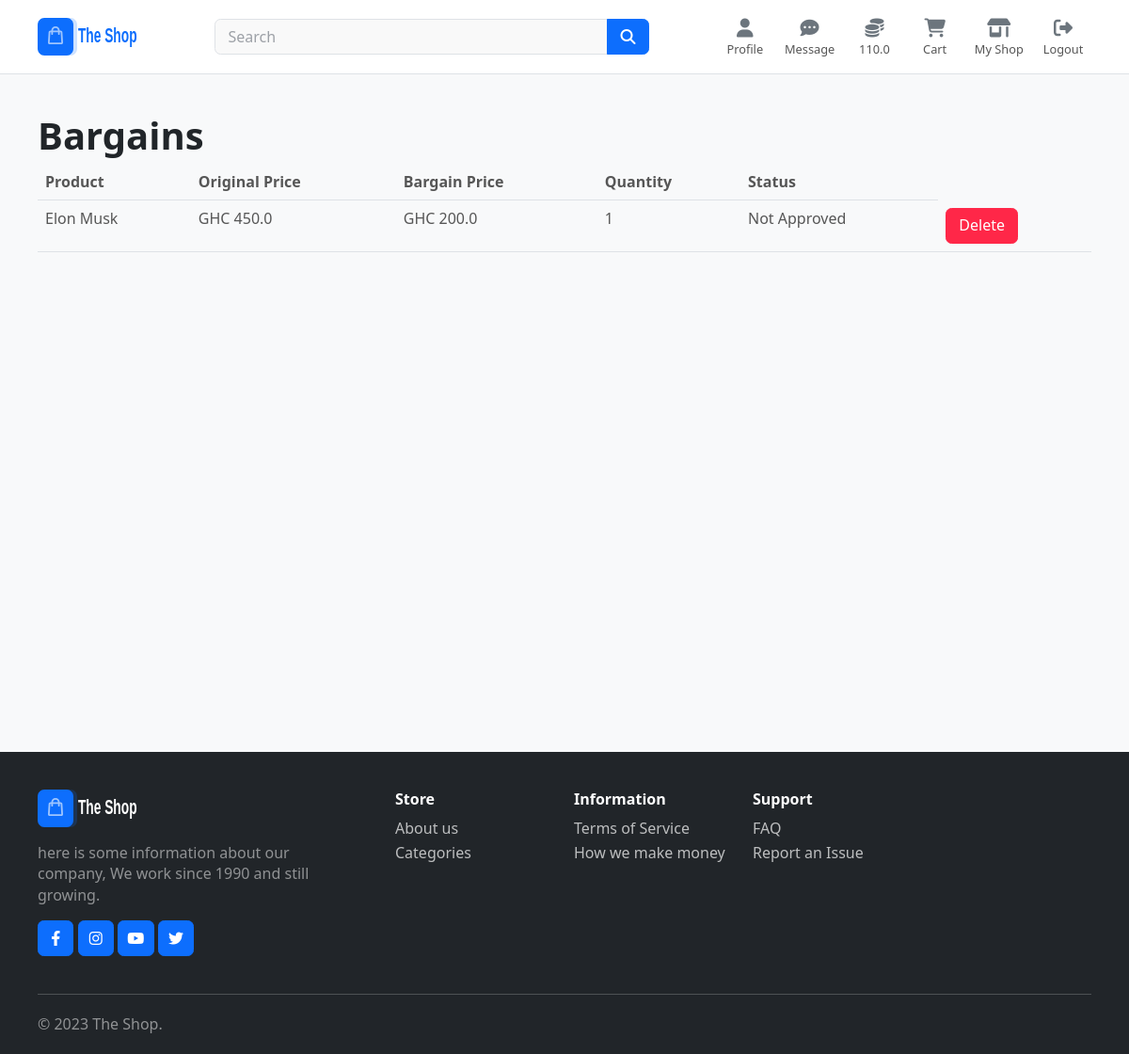
The page /bargains/ (signed in) on the database its author committed.
### accounts/models.py (models this page shows, shortened)
class CustomUser(AbstractUser):
    phone_regex = RegexValidator(regex=r'^(0)\d{9}$', message="Phone number must be entered in the format: '0540123466'.")
    min_length = MinLengthValidator(10, message="Phone number should be 10 digits")
    phone = models.CharField(validators=[phone_regex, min_length], max_length=10)
    wallet = models.IntegerField(default=0)
    address = models.CharField(max_length=500)
    referrer = models.CharField(max_length=100, default="No referrer")

### store/models.py (models this page shows)
class Bargain(models.Model):
    user = models.ForeignKey('accounts.CustomUser', on_delete=models.CASCADE)
    product = models.ForeignKey('Product', on_delete=models.CASCADE)
    price = models.IntegerField()
    quantity = models.IntegerField()
    approved = models.BooleanField(default=False)

class Product(models.Model):
    name = models.CharField(max_length=255)
    category = models.ForeignKey(Category, on_delete=models.CASCADE)
    description = models.CharField(max_length=500)
    price = models.IntegerField()
    vendor = models.ForeignKey(CustomUser, on_delete=models.CASCADE)
    stock = models.PositiveIntegerField()
    image = models.ImageField(upload_to='product_images/')
    def __str__(self):
        return self.name

### core/views.py (the view, shortened to what this page needs)
# urls.py: path("bargains/", BargainView.as_view(), name="bargains"),
class BargainView(View):
    template_name="core/bargains.html"
    def get(self, request, *args, **kwargs):
        user = request.user.id
        bargains = Bargain.objects.filter(user=user)
        cart_items = Cart.objects.filter(user=request.user)
        return render(request, self.template_name, { 'bargains' : bargains , 'cart_items': cart_items })

### core/templatetags/custom_filters.py (called while the page is built)
@register.filter
def pesewas_to_cedis(value):
    try:
        return float(value) / 100
    except (ValueError, TypeError):
        return 0

### core/templates/core/bargains.html (shortened to what this page needs)
{% extends 'core/skeleton.html' %}
{% load static %}
{% load custom_filters %}
{% load humanize %}
{% block body %}
<h1 class="title">Bargains</h1>
<table class="table">
    <tr>
	<th>Product</th>
	<th>Original Price</th>
	<th>Bargain Price</th>
	<th>Quantity</th>
	<th>Status</th>
    </tr>
    {% for bargain in bargains %}
    <tr>
	<td>{{ bargain.product }}</td>
	<td>GHC {{ bargain.product.price|pesewas_to_cedis|intcomma }}</td>
	<td>GHC {{ bargain.price|pesewas_to_cedis|intcomma }} </td>
	<td>{{ bargain.quantity }}</td>
	{% if bargain.approved %}
	<td>Approved</td>
	<td>
	    <form method="post">
		{% csrf_token %}
		<input name="bargain_id" type="hidden" value="{{ bargain.id }}"/>
		<button class="btn btn-primary" type="submit">
		    <span class="icon is-small">
			<i class="fa-solid fa-cart-shopping"></i>
		    </span><span>Add to cart</span></button>
	    </form>
	</td>
	{% else %}
	<td>Not Approved</td>
	{% endif %}
	<td>
	    <a href="/delete_bargain/{{ bargain.id }}"><button class="btn btn-danger">Delete</button></a>
	</td>
    </tr>
    {% endfor %}
</table>
{% endblock %}

### core/templates/core/skeleton.html (shortened to what this page needs)
{% load static %}
{% load custom_filters %}
{% load humanize %}
<!DOCTYPE HTML>
<html lang="en">
    <head>
	<link href="{% static 'css/bootstrap.css' %}" rel="stylesheet" type="text/css" />
	<link href="{% static 'css/ui.css' %}" rel="stylesheet" type="text/css" />
	<link href="{% static 'css/responsive.css' %}" rel="stylesheet" type="text/css" />
	<link href="{% static 'css/style.css' %}" rel="stylesheet" type="text/css" />
	<link href="{% static 'css/fontawesome.min.css' %}" type="text/css" rel="stylesheet">
	<link href="{% static 'css/brands.min.css' %}" type="text/css" rel="stylesheet">
	<link href="{% static 'css/solid.min.css' %}" type="text/css" rel="stylesheet">
    </head>
    <body class="bg-light">
	<header class="section-header">
	    <section class="header-main bg-white border-bottom py-lg-3 py-2">
		<div class="container">
		    <div class="row gx-2 align-items-center">
			<div class="col-xl-2 col-lg col-6 col-sm-6  col-md flex-grow-0">
			    <a class='brand-wrap me-3' href='/'>
				<img class="logo" height="40" src="{% static 'images/logo.svg' %}">
			    </a>
			</div>
			<div class="col-xl-5 col-lg-4 col-12 col-sm-12 col-md">
			    <form action="{% url 'search' %}" class="search my-3 my-lg-0">
				<div class="input-group">
				    <input type="search" class="form-control" style="width:55%" name="q" placeholder="Search">
				    <button type="submit" class="btn btn-primary">
					<i class="fa fa-search"></i>
				    </button>
				</div>
			    </form>
			</div>
			<div class="col-xl-5" col-lg col-md-12 col-12">
			    <div class="float-lg-end">
				{% if user.is_authenticated %}
				<div class="widget-header mx-2 text-center" style="min-width:44px">
				    <a href="{% url 'profile' %}" class="d-inline-block align-middle">
					<span class="fs-5 d-inline-block"> <i class="fa fa-user"></i> </span>
					<small style="max-width:80px;" class="d-block text-truncate"> Profile </small>
				    </a>
				</div>
				<div class="widget-header mx-2 text-center" style="min-width:44px">
				    <a href="{% url 'chat' %}" class="d-inline-block align-middle">
					<span class="icon-28 fs-5 d-inline-block position-relative">
					    <i class="fa fa-comment-dots"></i>
					</span>
					<small style="max-width:80px;" class="d-block text-truncate"> Message </small>
				    </a>
				</div>
				<div class="widget-header mx-2 text-center" style="min-width: 44px;">
				    <a href="{% url 'wallet' %}" class="d-inline-block align-middle">
					<span class="fs-5 d-inline-block"> <i class="fa fa-coins"></i> </span>
					<small style="max-width:80px;" class="d-block text-truncate"> {{ user.wallet|pesewas_to_cedis|intcomma }} </small>
				    </a>
				</div>
				<div class="widget-header mx-2 text-center" style="min-width: 44px;">
				    <a href="{% url 'cart' %}" class="d-inline-block align-middle">
					<span class="fs-5 d-inline-block"> <i class="fa fa-shopping-cart"></i> </span>
					<small style="max-width:80px;" class="d-block text-truncate"> Cart </small>
				    </a>
				</div>
				<div class="widget-header mx-2 text-center" style="min-width: 44px;">
				    <a href="{% url 'my_shop' %}" class="d-inline-block align-middle">
					<span class="fs-5 d-inline-block"> <i class="fa fa-shop"></i> </span>
					<small style="max-width:80px;" class="d-block text-truncate"> My Shop </small>
				    </a>
				</div>
				<div class="widget-header mx-2 text-center" style="min-width: 44px;">
				    <a href="{% url 'account_logout' %}" class="d-inline-block align-middle">
					<span class="fs-5 d-inline-block"> <i class="fa fa-right-from-bracket"></i> </span>
					<small style="max-width:80px;" class="d-block text-truncate"> Logout </small>
				    </a>
				</div>
				{% else %}
				<a href="{% url 'account_login' %}" class="ms-md-2 btn btn-primary"> Login </a>
				<a href="{% url 'account_signup' %}" class="ms-md-2 btn btn-warning">
				     Signup
				</a>
			{% endif %}
			    </div>
			</div>
		    </div>
		</div>
	    </section>
	</header>
	<section class="padding-y bg-light" style="min-height:90vh">
	    <div class="container">
		{% block body %}
		{% endblock %}
	    </div>
	</section>
	<footer class="section-footer footer-dark bg-dark">
	    <div class="container">
		<section class="footer-main padding-y">
		    <div class="row">
			<aside class="col-12 col-sm-12 col-lg-4">
			    <article class="me-lg-5">
				<img src="{% static 'images/logo-white.svg' %}" height="44" class="logo-footer">
				<p class="mt-3 text-white-50"> here is some information about our company, We work since 1990 and still growing.</p>
				<nav class="mb-4 mb-lg-0">
				    <a class="btn btn-icon btn-primary" title="Facebook" target="_blank" href="#"><i
														      class="fab fa-facebook-f"></i></a>
				    <a class="btn btn-icon btn-primary" title="Instagram" target="_blank" href="#"><i
														       class="fab fa-instagram"></i></a>
				    <a class="btn btn-icon btn-primary" title="Youtube" target="_blank" href="#">
					<i class="fab fa-youtube"></i></a>
				    <a class="btn btn-icon btn-primary" title="Twitter" target="_blank" href="#"><i
														     class="fab fa-twitter"></i></a>
				</nav>
			    </article>
			</aside>
			<aside class="col-6 col-sm-4 col-lg-2">
			    <h6 class="title">Store</h6>
			    <ul class="list-menu mb-4">
				<li> <a href="#">About us</a></li>
				<li> <a href="#">Categories</a></li>
			    </ul>
			</aside>
			<aside class="col-6 col-sm-4 col-lg-2">
			    <h6 class="title">Information</h6>
			    <ul class="list-menu mb-4">
				<li> <a href="#">Terms of Service</a></li>
				<li> <a href="#">How we make money</a></li>
			    </ul>
			</aside>
			<aside class="col-6 col-sm-4  col-lg-2">
			    <h6 class="title">Support</h6>
			    <ul class="list-menu mb-4">
				<li> <a href="#">FAQ </a></li>
				<li> <a href="#">Report an Issue </a></li>
			    </ul>
			</aside>
		    </div>
		</section>
		<hr class="my-0">
		<section class="footer-bottom d-flex justify-content-between">
		    <div class="text-white-50">
			© 2023 The Shop.
		    </div>
		</section>
	    </div>
	</footer>
    </body>
</html>

### core/static/css/ui.css (style rules this page uses)
.padding-y { padding-top: 40px; padding-bottom: 40px; }
.brand-wrap .logo { margin-right: 7px; max-height: 42px; display: inline-block; }
.widget-header { display: inline-block; vertical-align: middle; position: relative; }
.widget-header a { text-decoration: none; color: inherit; }
.widget-header i { color: #6c757d; }
.section-footer .logo-footer { max-height: 40px; }
.section-footer .title { margin-bottom: 10px; }
.footer-dark { color: #fff; }
.footer-dark .title { color: #fff; }
.footer-dark .list-menu a { color: rgba(255, 255, 255, 0.7); }
.footer-bottom { padding-top: 20px; padding-bottom: 20px; }
.btn-icon { width: 2.4rem; padding-left: 4px; padding-right: 4px; }
.list-icon, .list-bullet, .list-check, .list-menu { list-style: none; margin-left: 0; padding-left: 0; }
.list-icon li, .list-bullet li, .list-check li, .list-menu li { position: relative; margin-bottom: 4px; }
.list-menu li > a { color: #565656; text-decoration: none; }

### rows shown on the page
CustomUser: wallet|pesewas_to_cedis "110.0"
Bargain: product "Elon Musk", product.price|pesewas_to_cedis "450.0", price|pesewas_to_cedis "200.0", quantity "1", approved "Not Approved"
